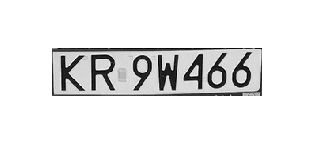
#> input picture cut_plate_from_picture/images/final_20231229135522_balice.jpg, 315 x 144 px
$ python -i licenseplate.py   (imports and definitions only)
#> lines starting #> are read from the running program, lines starting #| are printed output that depends on the picture; after the words box and inside, x2 and y2 are one past the last pixel; in counts of white or black regions, pixels touching at a corner belong together
import cv2
import pytesseract
import numpy as np
import os
import re

# configuring pytesseract
pytesseract.pytesseract.tesseract_cmd = '/usr/bin/tesseract'
start = 'balice'
meta = 'chrzanow'

def process_image(image_filename):
#> called with image_filename = 'images/final_20231229135522_balice.jpg'
    img = cv2.imread(image_filename)
#> img is the input picture: shape (144, 315, 3); min 0, max 255, mean 232.4
    imgray1 = cv2.cvtColor(img, cv2.COLOR_BGR2GRAY)
    canny = cv2.Canny(imgray1, 320, 480)
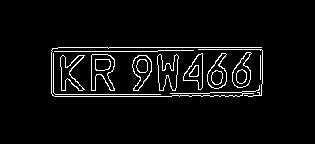
#> canny: shape (144, 315); 4.8% white in thin lines or dots, all inside (x1, y1, x2, y2) = (51, 47, 263, 97)
    contours, _ = cv2.findContours(canny, cv2.RETR_TREE, cv2.CHAIN_APPROX_NONE)
#> contours = 29 contours, 5 with area under 20; largest, box (x1, y1, x2, y2) and area: (91, 54, 115, 91) 573, (91, 54, 115, 91) 552, (157, 54, 179, 91) 440, (157, 54, 179, 91) 432, (132, 55, 152, 91) 425
    contours = sorted(contours, key=cv2.contourArea, reverse=True)[:20]
#> contours = 20 contours; largest, box (x1, y1, x2, y2) and area: (91, 54, 115, 91) 573, (91, 54, 115, 91) 552, (157, 54, 179, 91) 440, (157, 54, 179, 91) 432, (132, 55, 152, 91) 425

    for i in contours:
        area = cv2.contourArea(i)
        approx = cv2.approxPolyDP(i, 0.01*cv2.arcLength(i, True), True)
        if len(approx) == 4 and area > 800:
            cv2.drawContours(img, [approx], 0, (0, 255, 0), 2)
            x, y, w, h = cv2.boundingRect(i)
            img4 = imgray1[y:y+h, x:x+w]
#> this loop made 20 passes
#> area on passes 1 to 12: 573, 551.5, 440, 431.5, 425, 420.5, 409, 395.5, 391, 388, 370.5, 369

    try:
        license_plate = pytesseract.image_to_string(img4, config='--psm 7')
    except:
        print("Could not read the license plate.")
        return

    # Extract timestamp from the filename
    filename_parts = os.path.basename(image_filename).split('_')
    timestamp = filename_parts[0]
    additional_text = filename_parts[1].split('.')[0]

    cv2.putText(img, license_plate, (x-10, y-25), cv2.FONT_ITALIC, 0.8, (0, 255, 0), 2)
    cv2.imwrite('workdir/only_plate.jpg', img4)
    img = cv2.imread('workdir/only_plate.jpg')

    gray = cv2.cvtColor(img, cv2.COLOR_BGR2GRAY)

    # Apply adaptive thresholding
    adaptive_thresh = cv2.adaptiveThreshold(gray, 255, cv2.ADAPTIVE_THRESH_GAUSSIAN_C, cv2.THRESH_BINARY, 11, 2)

    # Apply morphological operations
    kernel = cv2.getStructuringElement(cv2.MORPH_RECT, (3, 3))
    morph_img = cv2.morphologyEx(adaptive_thresh, cv2.MORPH_DILATE, kernel)

    # Apply Pytesseract OCR
    plate_number_raw = pytesseract.image_to_string(morph_img, config='--psm 8 --oem 3')

    # Post-processing: Remove unwanted characters
    plate_number = plate_number_raw.replace(':', '').strip()

    print("Extracted Plate Number:", plate_number)
    print(plate_number)

    # Save the cropped license plate image
    cv2.imwrite('workdir/cropped_license_plate.jpg', img4)

    # Read the cropped license plate image
    cropped_img = cv2.imread('workdir/cropped_license_plate.jpg')

    # Create a white canvas that is slightly larger than the cropped license plate image
    canvas_height, canvas_width = cropped_img.shape[:2]
    scale_factor = 1.5  # Adjust this factor to control the size of the canvas
    white_canvas = 255 * np.ones((int(2 * scale_factor * canvas_height), int(scale_factor * canvas_width), 3), dtype=np.uint8)

    # Calculate the position to place the original size image on the canvas
    x_offset = (white_canvas.shape[1] - canvas_width) // 2
    y_offset = (white_canvas.shape[0] - canvas_height) // 2

    # Place the original size image on the canvas
    white_canvas[y_offset:y_offset + canvas_height, x_offset:x_offset + canvas_width] = cropped_img

    if not os.path.exists(save_directory):
    	os.makedirs(save_directory)


    # Save the final image
    final_image_filename = f'final_{timestamp}_{additional_text}.jpg'
    full_save_path = os.path.join(save_directory, final_image_filename)
    cv2.imwrite(full_save_path, white_canvas)


    if os.path.exists(work_directory):
    # Loop through all files in the directory
        for filename in os.listdir(work_directory):
            work_path = os.path.join(work_directory, filename)
        # Remove the file (or remove the directory if it's a directory)
            if os.path.isfile(work_path) or os.path.islink(work_path):
                os.unlink(work_path)
            elif os.path.isdir(work_path):
            # Note: Directory removal is not handled here.
                pass  # or use shutil.rmtree() to remove non-empty directories


# Directory where the images are located
directory = '/srv/ftp/camera/VehicleDetection/'
save_directory = 'images/'
work_directory = 'workdir/'


# Regex pattern for 'date_location.jpg'
pattern = r"\d{14}_\w+\.jpg"

start_files = []
meta_files = []


# Loop through all files in the directory
# [6 lines not run here, left out]


def process_files(file_list):
    for filename in file_list:
        file_path = os.path.join(directory, filename)
        process_image(file_path)

# Process 'balice' files first
# [6 lines not run here, left out]

>>> result = process_image('images/final_20231229135522_balice.jpg')
